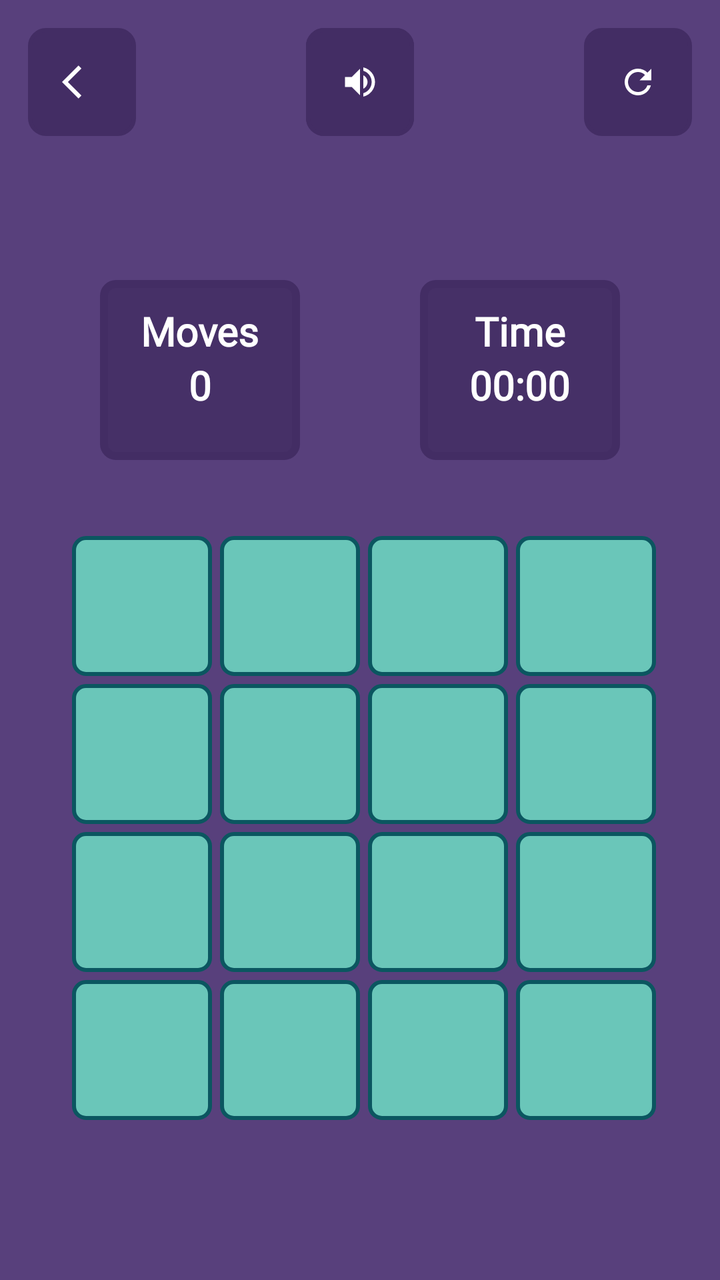
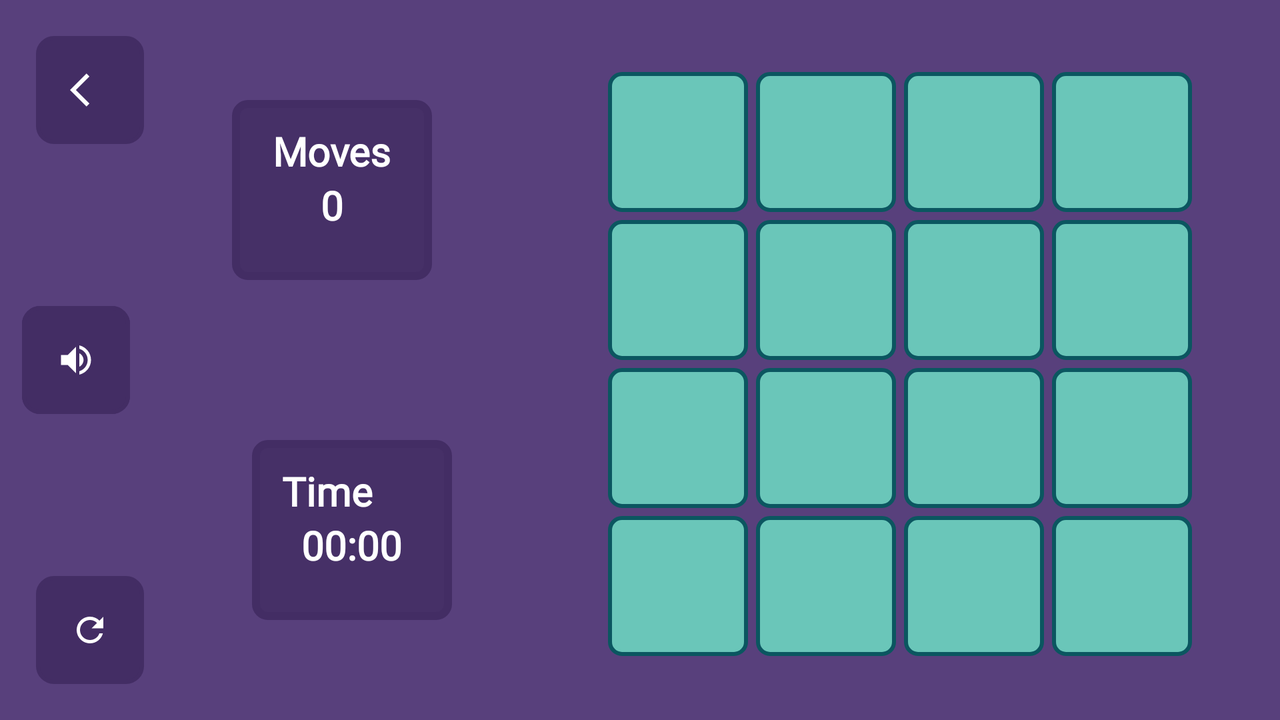

The same Android screen from two of the app's own layout files: first res/layout/ as a phone draws it, then the repository's variant for another configuration, drawn on a device whose configuration selects that folder. Both files follow.
<!-- AndroidManifest.xml: application theme Theme.Puzzle15 -->
<!-- res/layout/activity_game.xml -->
<?xml version="1.0" encoding="utf-8"?>
<FrameLayout xmlns:android="http://schemas.android.com/apk/res/android"
    xmlns:app="http://schemas.android.com/apk/res-auto"
    xmlns:tools="http://schemas.android.com/tools"
    android:layout_width="match_parent"
    android:layout_height="match_parent"
    android:background="#58407c"
    tools:context=".views.GameActivity">

    <androidx.appcompat.widget.AppCompatImageButton
        android:id="@+id/arrowBack"
        style="@style/button_style"
        android:layout_margin="14dp"
        android:gravity="center"
        android:padding="200dp"
        android:src="@drawable/ic_arrow" />

    <androidx.appcompat.widget.AppCompatImageButton
        android:id="@+id/audio_on"
        style="@style/button_style"
        android:layout_gravity="top|center"
        android:layout_margin="14dp"
        android:padding="18dp"
        android:src="@drawable/ic_volume_off" />

    <androidx.appcompat.widget.AppCompatImageButton
        android:id="@+id/audio_off"
        style="@style/button_style"
        android:layout_gravity="top|center"
        android:layout_margin="14dp"
        android:padding="18dp"
        android:src="@drawable/ic_volume_on" />

    <androidx.appcompat.widget.AppCompatImageButton
        android:id="@+id/shuffle"
        style="@style/button_style"
        android:layout_gravity="right"
        android:layout_margin="14dp"
        android:padding="18dp"
        android:src="@drawable/ic_refresh" />

    <LinearLayout
        android:layout_width="100dp"
        android:layout_height="90dp"
        android:layout_marginLeft="50dp"
        android:layout_marginTop="140dp"
        android:background="@drawable/bg_button"
        android:clickable="false"
        android:orientation="vertical">

        <TextView
            android:layout_width="wrap_content"
            android:layout_height="wrap_content"
            android:layout_gravity="center"
            android:layout_marginTop="12dp"
            android:fontFamily="@font/font_pacifico"
            android:text="  Moves  "
            android:textColor="#fff"
            android:textSize="20sp"
            android:textStyle="bold" />

        <TextView
            android:id="@+id/counter"
            android:layout_width="wrap_content"
            android:layout_height="wrap_content"
            android:layout_gravity="center"
            android:fontFamily="@font/font_pacifico"
            android:text="  0  "
            android:textColor="#fff"
            android:textSize="20sp"
            android:textStyle="bold" />

    </LinearLayout>

    <LinearLayout
        android:layout_width="100dp"
        android:layout_height="90dp"
        android:layout_gravity="top|right"
        android:layout_marginTop="140dp"
        android:layout_marginRight="50dp"
        android:background="@drawable/bg_button"
        android:clickable="false"
        android:orientation="vertical">

        <TextView
            android:layout_width="match_parent"
            android:layout_height="wrap_content"
            android:layout_marginTop="12dp"
            android:fontFamily="@font/font_pacifico"
            android:gravity="center"
            android:text="   Time   "
            android:textColor="#fff"
            android:textSize="20sp"
            android:textStyle="bold" />

        <TextView
            android:id="@+id/time"
            android:layout_width="wrap_content"
            android:layout_height="wrap_content"
            android:layout_gravity="center"
            android:fontFamily="@font/font_pacifico"
            android:text="  00:00  "
            android:textColor="#fff"
            android:textSize="20sp"
            android:textStyle="bold" />

    </LinearLayout>


    

    <LinearLayout
        android:id="@+id/container"
        android:layout_width="wrap_content"
        android:layout_height="wrap_content"
        android:layout_gravity="bottom|center"
        android:layout_marginBottom="80dp"
        android:orientation="vertical"
        android:weightSum="4">

        <LinearLayout style="@style/LinearLayout">

            <TextView style="@style/GameButtonsStyles" />

            <TextView style="@style/GameButtonsStyles" />

            <TextView style="@style/GameButtonsStyles" />

            <TextView style="@style/GameButtonsStyles" />
        </LinearLayout>

        <LinearLayout style="@style/LinearLayout">

            <TextView style="@style/GameButtonsStyles" />

            <TextView style="@style/GameButtonsStyles" />

            <TextView style="@style/GameButtonsStyles" />

            <TextView style="@style/GameButtonsStyles" />
        </LinearLayout>

        <LinearLayout style="@style/LinearLayout">

            <TextView style="@style/GameButtonsStyles" />

            <TextView style="@style/GameButtonsStyles" />

            <TextView style="@style/GameButtonsStyles" />

            <TextView style="@style/GameButtonsStyles" />
        </LinearLayout>

        <LinearLayout style="@style/LinearLayout">

            <TextView style="@style/GameButtonsStyles" />

            <TextView style="@style/GameButtonsStyles" />

            <TextView style="@style/GameButtonsStyles" />

            <TextView style="@style/GameButtonsStyles" />
        </LinearLayout>
    </LinearLayout>


</FrameLayout>
<!-- resources referenced by this layout -->
<resources>
  <!-- drawable bg_button (drawable) -->
  <?xml version="1.0" encoding="utf-8"?>
  <selector xmlns:android="http://schemas.android.com/apk/res/android">
      <item>
          <shape android:shape="rectangle">
              <solid android:color="#D9432D64"/>
              <corners android:radius="6dp"/>
              <stroke android:color="#432D64" android:width="4dp"/>
          </shape>
      </item>
  </selector>
  <!-- drawable ic_arrow (drawable) -->
  <vector xmlns:android="http://schemas.android.com/apk/res/android"
      android:width="20dp"
      android:height="20dp"
      android:autoMirrored="true"
      android:tint="#FFFFFF"
      android:viewportWidth="24"
      android:viewportHeight="24">
      <path
          android:fillColor="@android:color/white"
          android:pathData="M11.67,3.87L9.9,2.1 0,12l9.9,9.9 1.77,-1.77L3.54,12z" />
  </vector>
  <!-- drawable ic_refresh (drawable) -->
  <vector xmlns:android="http://schemas.android.com/apk/res/android"
      android:width="20dp"
      android:height="20dp"
      android:tint="#FFFFFF"
      android:viewportWidth="24"
      android:viewportHeight="24">
      <path
          android:fillColor="@android:color/white"
          android:pathData="M17.65,6.35C16.2,4.9 14.21,4 12,4c-4.42,0 -7.99,3.58 -7.99,8s3.57,8 7.99,8c3.73,0 6.84,-2.55 7.73,-6h-2.08c-0.82,2.33 -3.04,4 -5.65,4 -3.31,0 -6,-2.69 -6,-6s2.69,-6 6,-6c1.66,0 3.14,0.69 4.22,1.78L13,11h7V4l-2.35,2.35z" />
  </vector>
  <!-- drawable ic_volume_on (drawable) -->
  <vector xmlns:android="http://schemas.android.com/apk/res/android"
      android:width="20dp"
      android:height="20dp"
      android:autoMirrored="true"
      android:tint="#FFFFFF"
      android:viewportWidth="24"
      android:viewportHeight="24">
      <path
          android:fillColor="@android:color/white"
          android:pathData="M3,9v6h4l5,5L12,4L7,9L3,9zM16.5,12c0,-1.77 -1.02,-3.29 -2.5,-4.03v8.05c1.48,-0.73 2.5,-2.25 2.5,-4.02zM14,3.23v2.06c2.89,0.86 5,3.54 5,6.71s-2.11,5.85 -5,6.71v2.06c4.01,-0.91 7,-4.49 7,-8.77s-2.99,-7.86 -7,-8.77z" />
  </vector>
  <style name="LinearLayout">
          <item name="android:layout_width">match_parent</item>
          <item name="android:layout_height">0dp</item>
          <item name="android:layout_weight">1</item>
      </style>
  <style name="button_style">
          <item name="android:background">@drawable/bg_main</item>
          <item name="android:textColor">#fff</item>
          <item name="android:textSize">30sp</item>
          <item name="android:gravity">center</item>
          <item name="android:layout_width">54dp</item>
          <item name="android:layout_height">54dp</item>
          <item name="android:clickable">true</item>
          <item name="android:focusable">true</item>
          <item name="android:layout_marginStart">4dp</item>
          <item name="android:layout_marginTop">4dp</item>
      </style>
  <style name="Theme.Puzzle15" parent="Base.Theme.Puzzle15" />
  <!-- drawable bg_main (drawable) -->
  <?xml version="1.0" encoding="utf-8"?>
  <selector xmlns:android="http://schemas.android.com/apk/res/android">
      <item android:state_pressed="true">
          <shape android:shape="rectangle">
              <solid android:color="#3F2C5C"/>
              <corners android:radius="8dp"/>
              <stroke android:color="#211730" android:width="2dp"/>
          </shape>
      </item>
      <item>
          <shape android:shape="rectangle">
              <solid android:color="#432D64"/>
              <corners android:radius="8dp"/>
              <stroke android:color="#432D64" android:width="2dp"/>
          </shape>
      </item>
  </selector>
  <style name="Base.Theme.Puzzle15" parent="Theme.Material3.DayNight.NoActionBar">
          
          
          <item name="android:statusBarColor">@color/myColor</item>
      </style>
  <color name="myColor">#58407c</color>
</resources>
<!-- res/layout-land/activity_game.xml (the repository's variant of the layout above) -->
<!-- drawn on the phone turned sideways -->
<?xml version="1.0" encoding="utf-8"?>
<FrameLayout xmlns:android="http://schemas.android.com/apk/res/android"
    xmlns:app="http://schemas.android.com/apk/res-auto"
    xmlns:tools="http://schemas.android.com/tools"
    android:layout_width="match_parent"
    android:layout_height="match_parent"
    android:background="#58407c"
    tools:context=".views.GameActivity">

    <LinearLayout
        android:layout_width="match_parent"
        android:layout_height="match_parent">

        <FrameLayout
            android:layout_width="76dp"
            android:layout_height="match_parent"
            android:orientation="vertical">

            <androidx.appcompat.widget.AppCompatImageButton
                android:id="@+id/arrowBack"
                style="@style/button_style"
                android:layout_gravity="top"
                android:layout_margin="18dp"
                android:gravity="center"
                android:padding="200dp"
                android:src="@drawable/ic_arrow" />

            <androidx.appcompat.widget.AppCompatImageButton
                android:id="@+id/audio_on"
                style="@style/button_style"
                android:layout_gravity="center"
                android:layout_margin="14dp"
                android:padding="18dp"
                android:src="@drawable/ic_volume_off" />

            <androidx.appcompat.widget.AppCompatImageButton
                android:id="@+id/audio_off"
                style="@style/button_style"
                android:layout_gravity="center"
                android:layout_margin="14dp"
                android:padding="18dp"
                android:src="@drawable/ic_volume_on" />

            <androidx.appcompat.widget.AppCompatImageButton
                android:id="@+id/shuffle"
                style="@style/button_style"
                android:layout_gravity="bottom"
                android:layout_margin="18dp"
                android:padding="18dp"
                android:src="@drawable/ic_refresh" />

        </FrameLayout>

        <FrameLayout
            android:layout_width="180dp"
            android:layout_height="match_parent"
            android:orientation="vertical">

            <LinearLayout
                android:layout_width="100dp"
                android:layout_height="90dp"
                android:layout_margin="50dp"
                android:layout_gravity="top|center"
                android:background="@drawable/bg_button"
                android:clickable="false"
                android:orientation="vertical">

                <TextView
                    android:layout_width="wrap_content"
                    android:layout_height="wrap_content"
                    android:layout_gravity="center"
                    android:layout_marginTop="12dp"
                    android:fontFamily="@font/font_pacifico"
                    android:text="  Moves  "
                    android:textColor="#fff"
                    android:textSize="20sp"
                    android:textStyle="bold" />

                <TextView
                    android:id="@+id/counter"
                    android:layout_width="wrap_content"
                    android:layout_height="wrap_content"
                    android:layout_gravity="center"
                    android:fontFamily="@font/font_pacifico"
                    android:text="  0  "
                    android:textColor="#fff"
                    android:textSize="20sp"
                    android:textStyle="bold" />

            </LinearLayout>

            <LinearLayout
                android:layout_width="100dp"
                android:layout_height="90dp"
                android:layout_margin="50dp"
                android:layout_gravity="bottom"
                android:background="@drawable/bg_button"
                android:clickable="false"
                android:orientation="vertical">

                <TextView
                    android:layout_width="match_parent"
                    android:layout_height="wrap_content"
                    android:layout_gravity="center"
                    android:layout_marginTop="12dp"
                    android:fontFamily="@font/font_pacifico"
                    android:text="   Time "
                    android:textColor="#fff"
                    android:textSize="20sp"
                    android:textStyle="bold" />

                <TextView
                    android:id="@+id/time"
                    android:layout_width="wrap_content"
                    android:layout_height="wrap_content"
                    android:layout_gravity="center"
                    android:fontFamily="@font/font_pacifico"
                    android:text="  00:00  "
                    android:textColor="#fff"
                    android:textSize="20sp"
                    android:textStyle="bold" />

            </LinearLayout>

            
        </FrameLayout>
        <FrameLayout
            android:layout_width="0dp"
            android:layout_height="match_parent"
            android:gravity="center"
            android:layout_weight="1">

            <LinearLayout
                android:id="@+id/container"
                android:layout_width="wrap_content"
                android:layout_height="wrap_content"
                android:layout_gravity="center"
                android:orientation="vertical"
                android:weightSum="4">

                <LinearLayout style="@style/LinearLayout">

                    <TextView style="@style/GameButtonsStyles" />

                    <TextView style="@style/GameButtonsStyles" />

                    <TextView style="@style/GameButtonsStyles" />

                    <TextView style="@style/GameButtonsStyles" />
                </LinearLayout>

                <LinearLayout style="@style/LinearLayout">

                    <TextView style="@style/GameButtonsStyles" />

                    <TextView style="@style/GameButtonsStyles" />

                    <TextView style="@style/GameButtonsStyles" />

                    <TextView style="@style/GameButtonsStyles" />
                </LinearLayout>

                <LinearLayout style="@style/LinearLayout">

                    <TextView style="@style/GameButtonsStyles" />

                    <TextView style="@style/GameButtonsStyles" />

                    <TextView style="@style/GameButtonsStyles" />

                    <TextView style="@style/GameButtonsStyles" />
                </LinearLayout>

                <LinearLayout style="@style/LinearLayout">

                    <TextView style="@style/GameButtonsStyles" />

                    <TextView style="@style/GameButtonsStyles" />

                    <TextView style="@style/GameButtonsStyles" />

                    <TextView style="@style/GameButtonsStyles" />
                </LinearLayout>
            </LinearLayout>

        </FrameLayout>



    </LinearLayout>


</FrameLayout>
